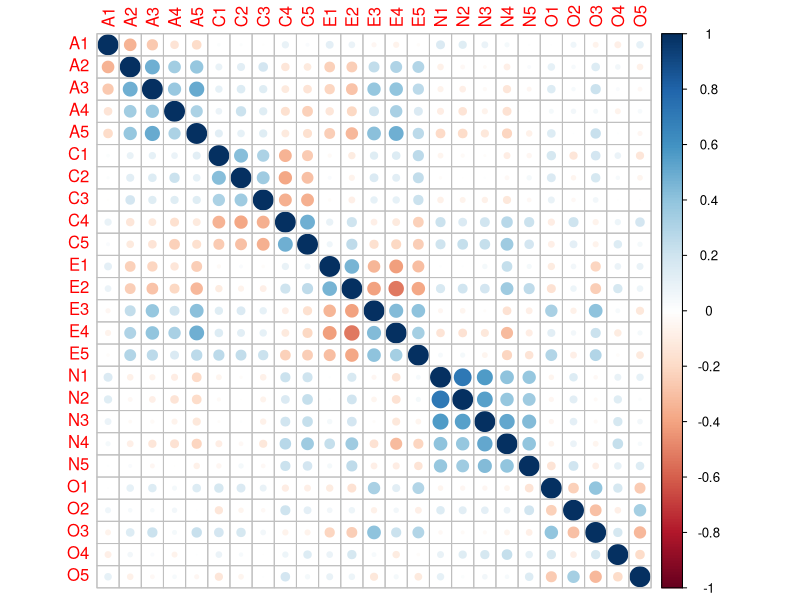
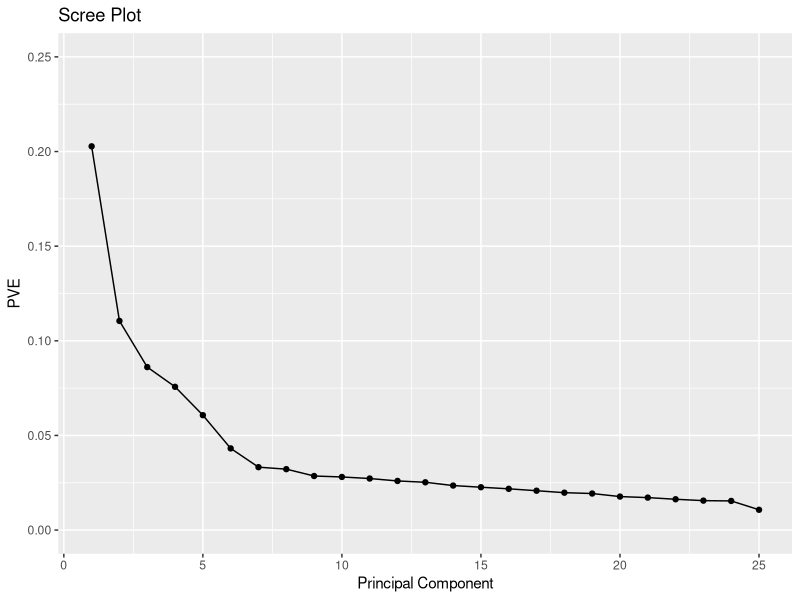
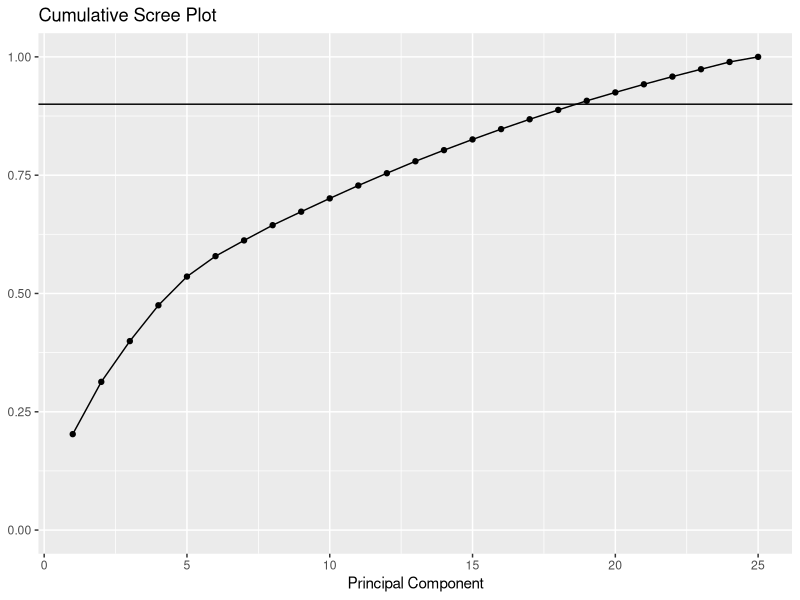

Write the R code that produced these figures, in order. (Note: this script raises an error after producing the figures.)
#install.packages('psych')

library(psych)
library(tidyverse)
library(corrplot)
library(formattable)


bfi_data <- psych::bfi

head(bfi_data)
dim(bfi_data)

bfi_data <- bfi_data %>% 
  drop_na() %>% 
  select(-gender, -education, -age)

length(names(bfi_data)) *20

corr_bfi <- cor(bfi_data)
corrplot(corr_bfi)
eigen(corr_bfi)$values
sum(eigen(corr_bfi)$values >= 1)

factor_analysis <- psych::fa(corr_bfi)
eigen <- factor_analysis$e.values

PVE <- eigen / sum(eigen) %>% sort()

qplot(c(1:25), PVE) + 
  geom_line() + 
  xlab("Principal Component") + 
  ylab("PVE") +
  ggtitle("Scree Plot") +
  ylim(0, 0.25)

qplot(c(1:25), cumsum(PVE)) + 
  geom_line() + 
  xlab("Principal Component") + 
  ylab(NULL) + 
  ggtitle("Cumulative Scree Plot") +
  ylim(0,1) +
  geom_hline(yintercept = 0.9)


factor_data <- fa(r = corr_bfi, nfactors = 6, rotate = 'varimax', fm = 'ml')
#names(factor_data)
#factor_data$loadings

factor_df <- as.data.table(unclass(factor_data$loadings), keep.rownames = TRUE)
factor_df <- factor_df %>% mutate_if(is.numeric, round, digits = 3)

# write.csv exports this file so I could open it in excel
# and copy it into my assignment doc
write.csv(factor_df, file = 'loadings.csv', row.names = TRUE)


factanal(covmat=corr_bfi,  n.obs=2236, factors=1, rotation="varimax", fm = "ml")
factanal(covmat=corr_bfi,  n.obs=2236, factors=5, rotation="varimax", fm = "ml")
factanal(covmat=corr_bfi,  n.obs=2236, factors=8, rotation="varimax", fm = "ml")
factanal(covmat=corr_bfi,  n.obs=2236, factors=9, rotation="varimax", fm = "ml")
factanal(covmat=corr_bfi,  n.obs=2236, factors=10, rotation="varimax", fm = "ml")
factanal(covmat=corr_bfi,  n.obs=2236, factors=11, rotation="varimax", fm = "ml")
factanal(covmat=corr_bfi,  n.obs=2236, factors=12, rotation="varimax", fm = "ml")
factanal(covmat=corr_bfi,  n.obs=2236, factors=13, rotation="varimax", fm = "ml")
factanal(covmat=corr_bfi,  n.obs=2236, factors=14, rotation="varimax", fm = "ml")
factanal(covmat=corr_bfi,  n.obs=2236, factors=15, rotation="varimax", fm = "ml")
factanal(covmat=corr_bfi,  n.obs=2236, factors=16, rotation="varimax", fm = "ml")

bfi_regression <- psych::bfi %>% drop_na()
five_fact <- fa(r = corr_bfi, nfactors = 5, n.obs = 2236, rotate = 'varimax', fm = 'ml')
fs <- factor.scores(bfi_data, five_fact)
factor_scores <- fs$scores
bfi_regression <- cbind(bfi_regression, factor_scores)
bfi_regression$gender <- bfi_regression$gender - 1
bfi_regression$education <- bfi_regression$education - 1

gender_model <- lm(gender ~ ML1 + ML2 + ML3 + ML4 + ML5, data = bfi_regression)
summary(gender_model)

gender_predictions <- bfi_regression %>%
  add_predictions(model = gender_model, var = "gender_pred") %>% 
  select(ML1, ML2, ML3, ML4, ML5, gender, gender_pred) %>% 
  mutate(rounded_pred = round(gender_pred, 0))

gender_confusion <- gender_predictions %>% 
  select(gender, rounded_pred)

gender_confusion$gender <- as.factor(gender_confusion$gender)
gender_confusion$rounded_pred <- as.factor(gender_confusion$rounded_pred)
confusionMatrix(reference = gender_confusion$gender, gender_confusion$rounded_pred)

ggplot(gender_predictions, aes(x=gender_pred)) +
  geom_freqpoly(bins = 100)
ggplot(gender_predictions, aes(x=gender)) +
  geom_bar()
ggplot(gender_predictions, aes(y = ML3)) +
  geom_boxplot(aes(group = gender))



education_model <- lm(education ~ ML1 + ML2 + ML3 + ML4 + ML5, data = bfi_regression)
summary(education_model)

ed_predictions <- bfi_regression %>% 
  add_predictions(model = education_model, var = "education_pred") %>% 
  select(education, education_pred) %>% 
  mutate(rounded_pred = round(education_pred, 0))

education_confusion <- ed_predictions %>% 
  select(education, rounded_pred)

education_confusion$education <- as.factor(education_confusion$education)
education_confusion$rounded_pred <- as.factor(education_confusion$rounded_pred)
confusionMatrix(reference = education_confusion$education, education_confusion$rounded_pred)


ggplot(ed_predictions, aes(x = education, y = education_pred)) +
  geom_jitter()

ggplot(ed_predictions, aes(y = education_pred)) +
  geom_boxplot()
ggplot(ed_predictions) +
  geom_bar(aes(x = education))



age_model <- lm(age ~ ML1 + ML2 + ML3 + ML4 + ML5, data = bfi_regression)
summary(age_model)

age_predictions <- bfi_regression %>%
  add_predictions(model = age_model, var = "age_pred") %>% 
  select(ML1, ML2, ML3, ML4, ML5, age, age_pred)

ggplot(age_predictions, aes(x = age, y = age_pred)) +
  geom_point() +
  geom_smooth()

age_predictions <- augment(age_model)
head(age_predictions)

ggplot(age_predictions, aes(sample = .resid)) +
  geom_qq() +
  geom_qq_line()


thirteen_fact <- factanal(covmat=corr_bfi,  n.obs=2236, factors=13, rotation="varimax", fm = "ml")
fs13 <- factor.scores(bfi_data, thirteen_fact)
factor_scores_13 <- fs13$scores
bfi_regression_13 <- cbind(bfi_regression, factor_scores_13)
bfi_regression_13$gender <- bfi_regression_13$gender - 1
bfi_regression_13$education <- bfi_regression_13$education - 1

gender_model_13 <- lm(gender ~ Factor1 + Factor2 + Factor3 + Factor4 + Factor5 + Factor6 + Factor7 + Factor8 + Factor9 + Factor10 + Factor11 + Factor12 + Factor13, data = bfi_regression_13)
summary(gender_model_13)
